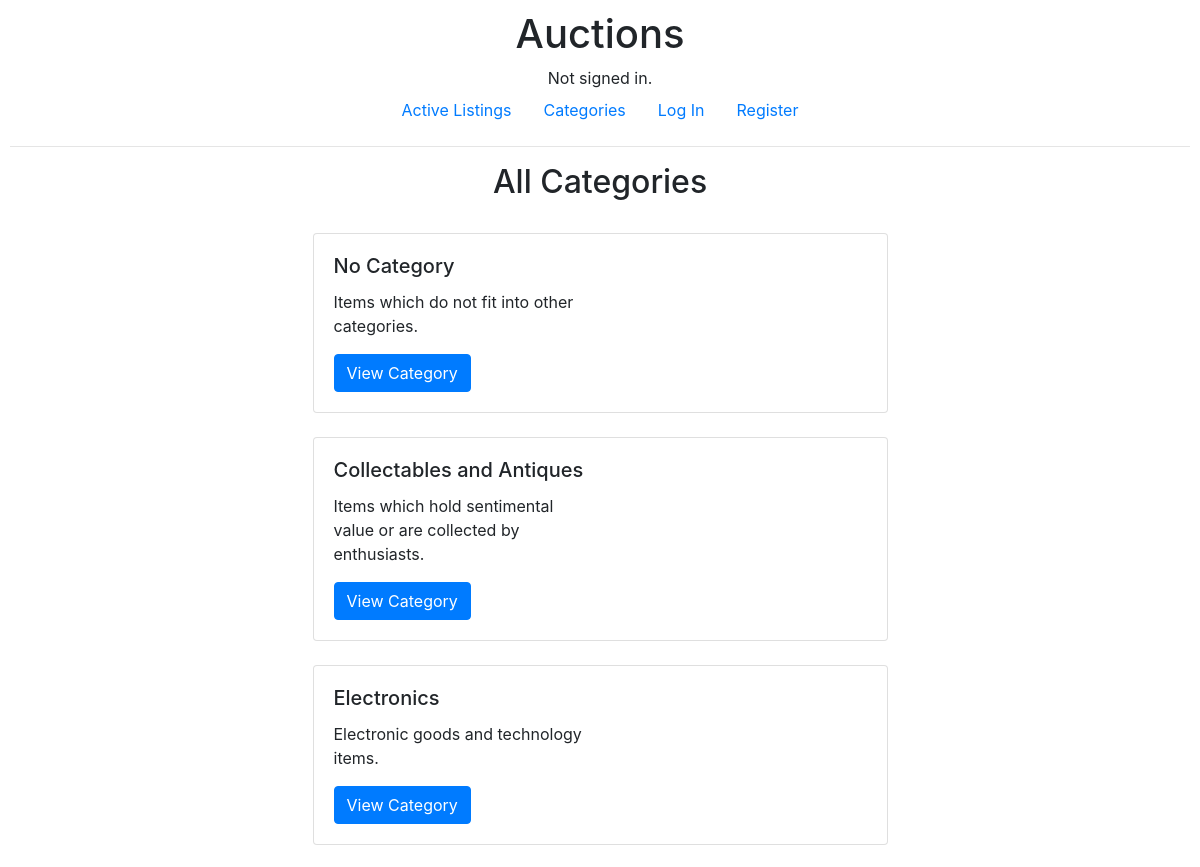
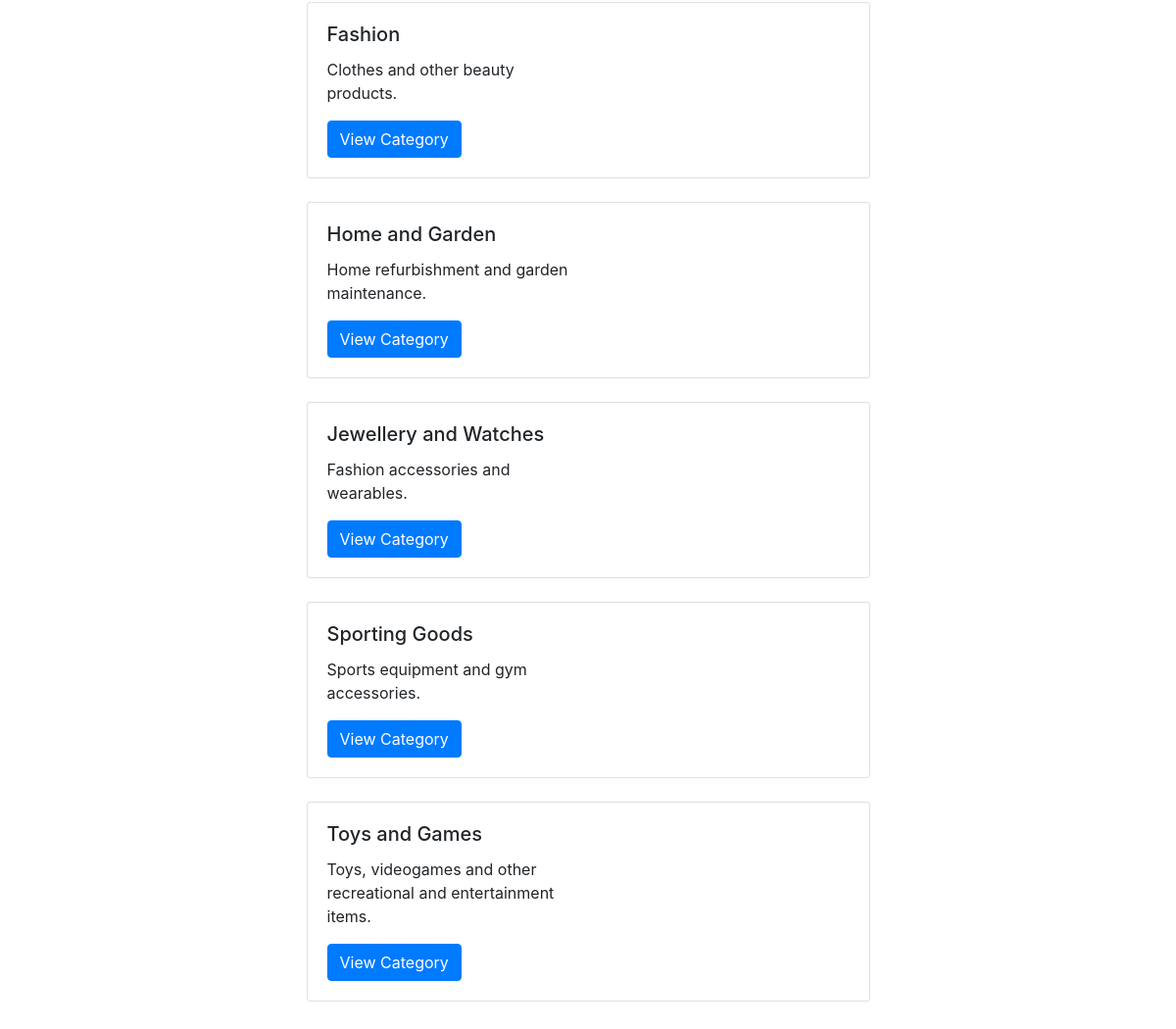
The page /categories on the database its author committed (2 pictures, top to bottom).
### auctions/models.py (models this page shows)
class Category(models.Model):
    id = models.AutoField(primary_key=True)
    name = models.TextField(max_length=64, default="Category Name")
    description = models.TextField(max_length=256, default="Category Description")

### auctions/views.py (the view)
# urls.py: path("categories", views.categories, name="categories")
def categories(request):
    return render(request, "auctions/categories.html", {
        'categories': Category.objects.all()
    })

### auctions/templates/auctions/categories.html (shortened to what this page needs)
{% extends "auctions/layout.html" %}
{% block body %}
    <h2 class="text-center";">All Categories</h2>
    <br>
    {% for category in categories %}
        <div class="row listing-card-outer">
            <div class="col-sm-6">
                <div class="card listing-card-inner">
                    <div class="row card-body">
                        <div class="col-sm-6">
                            <h5 class="card-title">{{ category.name }}</h5>
                            <p class="card-text">{{ category.description }}</p>
                            <a href="{% url 'category' category.id %}" class="btn btn-primary">View Category</a>
                        </div>
                    </div>
                </div>
            </div>
        </div>
        <br>
    {% endfor %}
{% endblock %}

### auctions/templates/auctions/layout.html (shortened to what this page needs)
{% load static %}
<!DOCTYPE html>
<html lang="en">
    <head>
        <link href="{% static 'auctions/styles.css' %}" rel="stylesheet">
        <link rel="stylesheet" href="https://stackpath.bootstrapcdn.com/bootstrap/4.4.1/css/bootstrap.min.css">
    </head>
    <body>
        <div id="navbar">
            <h1>Auctions</h1>
            <div>
                {% if user.is_authenticated %}
                    Signed in as <strong>{{ user.username }}</strong>.
                {% else %}
                    Not signed in.
                {% endif %}
            </div>
            <ul class="nav">
                <li class="nav-item">
                    <a class="nav-link" href="{% url 'index' %}">Active Listings</a>
                </li>
                <li class="nav-item">
                    <a class="nav-link" href="{% url 'categories' %}">Categories</a>
                </li>
                {% if user.is_authenticated %}
                    <li class="nav-item">
                        <a class="nav-link" href="{% url 'watchlist' %}">Watchlist</a>
                    </li>
                    <li class="nav-item">
                        <a class="nav-link" href="{% url 'create' %}">Create Listing</a>
                    </li>
                    <li class="nav-item">
                        <a class="nav-link" href="{% url 'logout' %}">Log Out</a>
                    </li>
                {% else %}
                    <li class="nav-item">
                        <a class="nav-link" href="{% url 'login' %}">Log In</a>
                    </li>
                    <li class="nav-item">
                        <a class="nav-link" href="{% url 'register' %}">Register</a>
                    </li>
                {% endif %}
            </ul>
        </div>
        <hr>
        {% block body %}
        {% endblock %}
    </body>
</html>

### auctions/static/auctions/styles.css (style rules this page uses)
body { padding: 10px; }
#navbar { justify-content: center; text-align: center; }
.nav { justify-content: center; }
.listing-card-outer { justify-content: center; }

### rows shown on the page
Category: name "No Category", description "Items which do not fit into other categories."
Category: name "Collectables and Antiques", description "Items which hold sentimental value or are collected by enthusiasts."
Category: name "Electronics", description "Electronic goods and technology items."
Category: name "Fashion", description "Clothes and other beauty products."
Category: name "Home and Garden", description "Home refurbishment and garden maintenance."
Category: name "Jewellery and Watches", description "Fashion accessories and wearables."
Category: name "Sporting Goods", description "Sports equipment and gym accessories."
Category: name "Toys and Games", description "Toys, videogames and other recreational and entertainment items."
